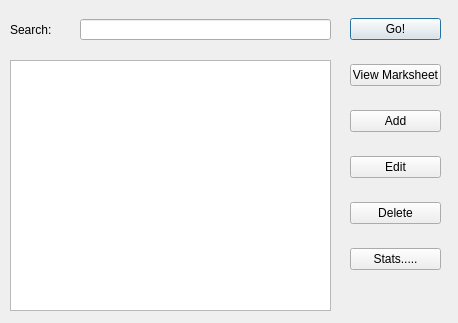
<?xml version="1.0" encoding="UTF-8"?>
<ui version="4.0">
 <class>MainWindowForm</class>
 <widget class="QDialog" name="MainWindowForm">
  <property name="geometry">
   <rect>
    <x>0</x>
    <y>0</y>
    <width>458</width>
    <height>323</height>
   </rect>
  </property>
  <property name="minimumSize">
   <size>
    <width>458</width>
    <height>323</height>
   </size>
  </property>
  <property name="maximumSize">
   <size>
    <width>458</width>
    <height>323</height>
   </size>
  </property>
  <property name="windowTitle">
   <string>Marksheet Software</string>
  </property>
  <widget class="QListWidget" name="studentList">
   <property name="geometry">
    <rect>
     <x>10</x>
     <y>60</y>
     <width>321</width>
     <height>251</height>
    </rect>
   </property>
  </widget>
  <widget class="QLineEdit" name="searchField">
   <property name="geometry">
    <rect>
     <x>80</x>
     <y>19</y>
     <width>251</width>
     <height>21</height>
    </rect>
   </property>
  </widget>
  <widget class="QLabel" name="searchLabel">
   <property name="geometry">
    <rect>
     <x>10</x>
     <y>23</y>
     <width>46</width>
     <height>13</height>
    </rect>
   </property>
   <property name="text">
    <string>Search:</string>
   </property>
  </widget>
  <widget class="QWidget" name="layoutWidget">
   <property name="geometry">
    <rect>
     <x>350</x>
     <y>0</y>
     <width>91</width>
     <height>291</height>
    </rect>
   </property>
   <layout class="QVBoxLayout" name="verticalLayout">
    <item>
     <widget class="QPushButton" name="goButton">
      <property name="text">
       <string>Go!</string>
      </property>
     </widget>
    </item>
    <item>
     <widget class="QPushButton" name="viewMarks">
      <property name="text">
       <string>View Marksheet</string>
      </property>
     </widget>
    </item>
    <item>
     <widget class="QPushButton" name="Add">
      <property name="text">
       <string>Add</string>
      </property>
     </widget>
    </item>
    <item>
     <widget class="QPushButton" name="Edit">
      <property name="text">
       <string>Edit</string>
      </property>
     </widget>
    </item>
    <item>
     <widget class="QPushButton" name="Delete">
      <property name="text">
       <string>Delete</string>
      </property>
     </widget>
    </item>
    <item>
     <widget class="QPushButton" name="statButton">
      <property name="text">
       <string>Stats.....</string>
      </property>
     </widget>
    </item>
   </layout>
  </widget>
 </widget>
 <tabstops>
  <tabstop>searchField</tabstop>
  <tabstop>goButton</tabstop>
  <tabstop>viewMarks</tabstop>
  <tabstop>Add</tabstop>
  <tabstop>Edit</tabstop>
  <tabstop>Delete</tabstop>
  <tabstop>statButton</tabstop>
  <tabstop>studentList</tabstop>
 </tabstops>
 <resources/>
 <connections/>
</ui>
